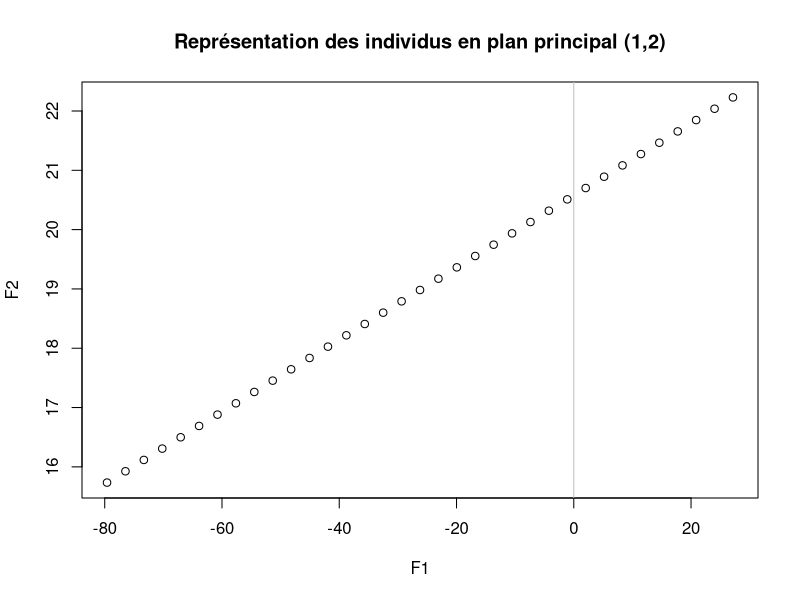
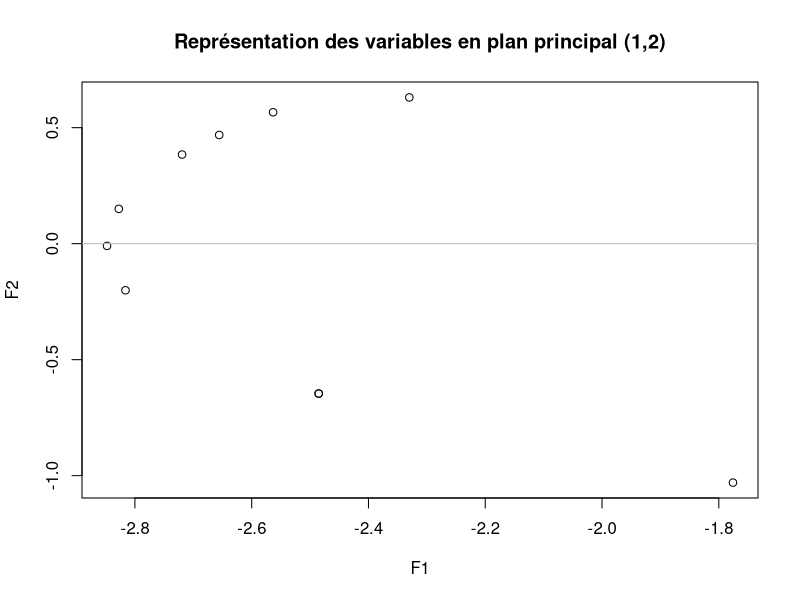

The R source for these figures, in order:
## ---- chunk 1
prd_scalaire = function(A,B){
  n = length(A[,1]); p = length(A[1,])
  # Les matrices de ponderation
  W = (1/n)*diag(n); C = (1/p)*diag(p)
  
  # Calcul des matrices A_tild et B_tild
  A_tild = sqrt(W) %*% A %*% sqrt(C)
  B_tild = sqrt(W) %*% B %*% sqrt(C)
  
  # Produit scalaire
  ps = sum(diag(t(A_tild)%*%B_tild))
  
  return(ps)
 }
## ---- chunk 2
# On initialise des matrices au hasard
A  = matrix(-16:18, nrow =7)
B = matrix(1:35, nrow =7)

# On applique la fonction prd_scalaire
resultat = prd_scalaire(A,B)

# Affichage du résultat
print(resultat)
## ---- chunk 3
norme = function(A){
  return(sqrt(prd_scalaire(A,A)))
}
## ---- chunk 4
# On utilise les matrices précédente afin de calculer leurs normes
rn1 = norme(A)
rn2 = norme(B)

# Affichage du résultat
rn1; rn2
## ---- chunk 5
coef_RV = function(T_tableaux) {
  t = length(T_tableaux)
  mat_rv = matrix(rep(NA, t * t), nrow = t, ncol = t)
  
  for (i in seq_along(T_tableaux)) {
    for (j in seq_along(T_tableaux)) {
      # Stocker le résultat dans une matrice
      prd_sclr = prd_scalaire(T_tableaux[[i]], T_tableaux[[j]])
      norm_i = norme(T_tableaux[[i]])
      norm_j = norme(T_tableaux[[j]])
      mat_rv[i, j] = prd_sclr / (norm_j * norm_i)
    }
  }
  
  return(mat_rv)
}

## ---- chunk 6
X1 <- matrix(-12:22, nrow = 7)
X2 <- matrix(-20:14, nrow = 7)
X3 <- matrix(-16:18, nrow = 7)
X4 <- matrix(1:35, nrow = 7)
X5 <- matrix(-8:26, nrow = 7)
X6 <- matrix(-10:24, nrow = 7)
X7 <- matrix(-16:18, nrow = 7)
X8 <- matrix(-4:30, nrow = 7)
X9 <- matrix(-2:32, nrow = 7)
X10 <- matrix(-1:31, nrow = 7)

# Noms de lignes
noms_lignes <- c("Ligne1", "Ligne2", "Ligne3", "Ligne4", "Ligne5", "Ligne6", "Ligne7")

# Ajouter les noms de lignes aux matrices
rownames(X1) <- noms_lignes
rownames(X2) <- noms_lignes
rownames(X3) <- noms_lignes
rownames(X4) <- noms_lignes
rownames(X5) <- noms_lignes
rownames(X6) <- noms_lignes
rownames(X7) <- noms_lignes
rownames(X8) <- noms_lignes
rownames(X9) <- noms_lignes
rownames(X10) <- noms_lignes


n_tableaux = list(X1, X2, X3, X4, X5, X6, X7, X8,X9,X10)
resultats_n = coef_RV(n_tableaux)
print(data.frame(resultats_n))
## ---- chunk 7
vecval_prop = function(T_tableau) {
  matrice = coef_RV(T_tableau)# on calcule la matrice contenant les coefs d'Escoufier
  
  resultat_propre = eigen(matrice)# list ayant les valeurs et vecteurs propres
  val_prop = resultat_propre$values #valeurs propres
  vec_prop = resultat_propre$vectors #vecteurs propres associées
  
  return(list(val_prop = val_prop, vec_prop = vec_prop))
}
## ---- chunk 8
vecval = vecval_prop(n_tableaux)

val_prop <- vecval$val_prop
vec_prop <- vecval$vec_prop

# Affichage des valeurs propres et des vecteurs propres
print("Valeurs propres :")
print(val_prop)
print("Vecteurs propres :")
print(data.frame(vec_prop))
## ---- chunk 9
# Fonction pour vérifier l'orthogonalité des vecteurs propres
verifier_orthogonalite <- function(vec_prop) {
  n <- nrow(vec_prop) # Nombre de vecteurs propres
  orthogonale <- TRUE
  
  # Vérifier l'orthogonalité pour chaque paire de vecteurs propres
  for (i in 1:(n - 1)) {
    for (j in (i + 1):n) {
      produit_scalaire <- sum(vec_prop[, i] * vec_prop[, j]) # Produit scalaire
      if (abs(produit_scalaire) > 1e-15) { # Vérifier si le produit scalaire est proche de zéro
        orthogonale <- FALSE
        break
      }
    }
    if (!orthogonale) {
      break
    }
  }
  
  return(orthogonale)
}
## ---- chunk 10
# fonction pour vérifier si les vecteurs propres sont bien de norme 1
verifier_norme = function(vec_prop){
  n = length(vec_prop[,1]) 
  v = rep(1,n)
  int = rep(NA,n)
  
  for (i in 1:n) {
      p = t(vec_prop[,i]) %*% vec_prop[,i]
      int[i] = p
  }
  
  if(sum(int) == sum(v)){
    print("les vecteurs sont bien de norme 1")
  }else{
    print("il existe un vecteurs qui n'est pas de norme 1")
 }
}

## ---- chunk 11
orthogonale = verifier_orthogonalite(vec_prop)

# Affichage du résultat
if (orthogonale) {
  print("Les vecteurs propres sont orthogonaux entre eux.")
} else {
  print("Les vecteurs propres ne sont pas orthogonaux entre eux.")
}

verifier_norme(vec_prop)
## ---- chunk 12
# Création des tableaux X_t dépliés
X1_jux <- matrix(-12:22, nrow = 35)
X2_jux <- matrix(-20:14, nrow = 35)
X3_jux <- matrix(-16:18, nrow = 35)
X4_jux <- matrix(1:35, nrow = 35)
X5_jux <- matrix(-8:26, nrow = 35)
X6_jux <- matrix(-10:24, nrow = 35)
X7_jux <- matrix(-16:18, nrow = 35)
X8_jux <- matrix(-4:30, nrow = 35)
X9_jux <- matrix(-2:32, nrow = 35)
X10_jux <- matrix(-3:31, nrow = 35)
mat_jux <- cbind(X1_jux, X2_jux, X3_jux, X4_jux, X5_jux, X6_jux, X7_jux, X8_jux, X9_jux, X10_jux)
mat_jux_centr <- scale(mat_jux) # Centrage-réduction des données
w_jux <- diag(35)/35 # Poids uniformes
mat_sym <- t(mat_jux_centr) %*% w_jux %*% mat_jux_centr # Matrice de variance-covariance
## ---- chunk 13
# On veut donner la fonction des composantes principales correspondant aux vecteurx u (vec_prop)
composantes_principales = function(u, X_t){
  F <- X_t %*% u # calcul de la matrice des composantes principales
  
  return(F)
}
print(composantes_principales(vec_prop, mat_jux)) # Affichage des composantes principales

# On veut maintenant programmer la fonction calculant la kième composante F_k ainsi que la composante normée f_k correspondante
composante_k = function(u, X_t, k){
  
  F_k = X_t %*% u # calcul des composantes principales

  
  f_k = F_k / sqrt(sum(F_k^2)) # calcul de la kième composante principale normée
  
  return(list(F_k = F_k[,k], f_k = f_k[,k]))
}
print(composante_k(vec_prop, mat_jux, 1)) # Affichage de la première composante principale et de sa version normée
print(composante_k(vec_prop, mat_jux, 2)) # Affichage de la deuxième composante principale et de sa version normée

# Fonction donnant la représentation graphique des individus en plan principal (k,l)
representation_graphique = function(vec_prop, X_t, k, l){
  F_k = composante_k(vec_prop, X_t, k)$F_k # Récupération de la kième composante principale
  F_l = composante_k(vec_prop, X_t, l)$F_k # Récupération de la lième composante principale
  
  plot(F_k, F_l, xlab = paste("F", k, sep = ""), ylab = paste("F", l, sep = ""), main = paste("Représentation des individus en plan principal (", k, ",", l, ")", sep = ""))
  abline(h = 0, col = "gray")
  abline(v = 0, col = "gray")
}
representation_graphique(vec_prop, mat_jux, 1, 2) # Affichage de la représentation graphique des individus en plan principal (1,2)

## ---- chunk 14
# Calcul des cosinus entre Xt (resultats_n) et chaque composante principale F_k
cosinus = function(X_t, F_k){
  for (k in 1:ncol(F_k)){
    cos = sum(X_t * F_k[,k]) / (sqrt(sum(X_t^2)) * sqrt(sum(F_k^2))) # Calcul du cosinus entre Xt et la kième composante F_k
    print(cos)
  }
}
cosinus(resultats_n, composantes_principales(vec_prop, resultats_n)) # Affichage du produit scalaire entre Xt et la ième composante principale)

# Fonction donnant la représentation graphique des variables en plan principal (k,l)
representation_graphique_variables = function(vec_prop, X_t, k, l){
  F_k = composante_k(vec_prop, X_t, k)$F_k # Récupération de la kième composante principale
  F_l = composante_k(vec_prop, X_t, l)$F_k # Récupération de la lième composante principale
  
  plot(F_k, F_l, xlab = paste("F", k, sep = ""), ylab = paste("F", l, sep = ""), main = paste("Représentation des variables en plan principal (", k, ",", l, ")", sep = ""))
  abline(h = 0, col = "gray")
  abline(v = 0, col = "gray")
}
representation_graphique_variables(vec_prop, resultats_n, 1, 2) # Affichage de la représentation graphique des variables en plan principal (1,2)

## ---- chunk 15

